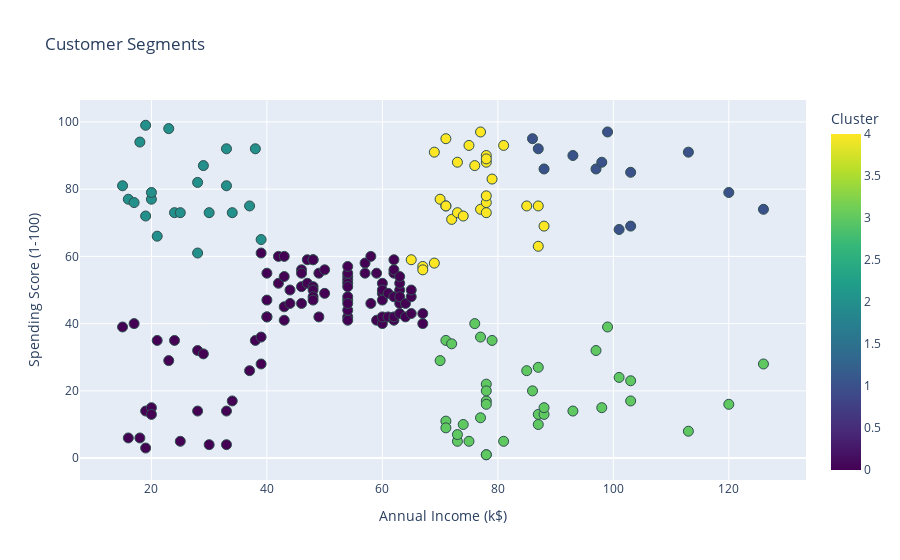

Notebook code for this chart:
### Code cell
import plotly.express as px

# Scatter plot with clusters
fig = px.scatter(
    data,
    x="Annual Income (k$)",
    y="Spending Score (1-100)",
    color="Cluster",  # cluster labels
    title="Customer Segments",
    color_continuous_scale="Viridis",  # similar to cmap="viridis"
    hover_data=["Age"]  # optional, shows extra info when hovering
)

fig.update_traces(marker=dict(size=10, line=dict(width=1, color="DarkSlateGrey")))

fig.show()

### Figure 1 — Plotly figure (JSON) as saved in the notebook; plotly's stock layout.template omitted (floating-point values rounded to 4 significant figures; data arrays with more than 128 entries replaced by an {"elided": "..."} marker saying what was removed)
{"data": [{"customdata": {"elided": "198x1 int values"}, "hovertemplate": "Annual Income (k$)=%{x}<br>Spending Score (1-100)=%{y}<br>Age=%{customdata[0]}<br>Cluster=%{marker.color}<extra></extra>", "legendgroup": "", "marker": {"color": {"elided": "198 int values"}, "coloraxis": "coloraxis", "line": {"color": "DarkSlateGrey", "width": 1}, "size": 10, "symbol": "circle"}, "mode": "markers", "name": "", "orientation": "v", "showlegend": false, "type": "scatter", "x": {"elided": "198 int values"}, "xaxis": "x", "y": {"elided": "198 int values"}, "yaxis": "y"}], "layout": {"coloraxis": {"colorbar": {"title": {"text": "Cluster"}}, "colorscale": [[0, "#440154"], [0.1111, "#482878"], [0.2222, "#3e4989"], [0.3333, "#31688e"], [0.4444, "#26828e"], [0.5556, "#1f9e89"], [0.6667, "#35b779"], [0.7778, "#6ece58"], [0.8889, "#b5de2b"], [1, "#fde725"]]}, "legend": {"tracegroupgap": 0}, "title": {"text": "Customer Segments"}, "xaxis": {"anchor": "y", "domain": [0, 1], "title": {"text": "Annual Income (k$)"}}, "yaxis": {"anchor": "x", "domain": [0, 1], "title": {"text": "Spending Score (1-100)"}}}}
